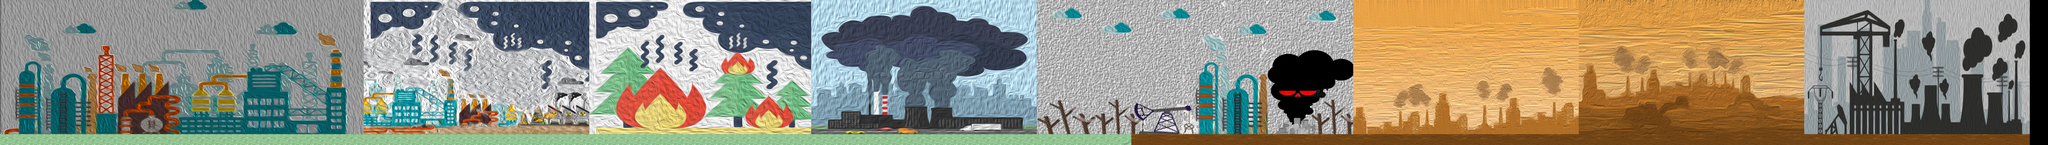

A level layout from a 2D game, rendered from its tile map. Below: a short description, then the map file with tile-grid data replaced by summaries:
An orthogonal 563x40 tile map with 32x32 px tiles, 2 tile layers (layer1, layer2), 11 tilesets.

<map version="1.2" tiledversion="1.3.3" orientation="orthogonal" renderorder="right-down" width="563" height="40" tilewidth="32" tileheight="32" infinite="0" nextlayerid="5" nextobjectid="1">
 <tileset firstgid="1" source="bg1.tsx" />
 <tileset firstgid="4001" source="bg2.tsx" />
 <tileset firstgid="7481" source="bg3.tsx" />
 <tileset firstgid="9961" source="bg4.tsx" />
 <tileset firstgid="12441" source="ground.tsx" />
 <tileset firstgid="12457" source="bg7.tsx" />
 <tileset firstgid="14937" source="bg9.tsx" />
 <tileset firstgid="17417" source="bg5.tsx" />
 <tileset firstgid="19897" source="bg6.tsx" />
 <tileset firstgid="22377" source="bg10.tsx" />
 <tileset firstgid="24857" source="ground.tsx" />
 <layer id="1" name="layer1" width="563" height="40">
  <data>[22520 cells, 22320 non-empty, 22320 distinct tile ids]</data>
 </layer>
 <layer id="4" name="layer2" width="563" height="40">
  <data>[22520 cells, 1674 non-empty, 37 distinct tile ids]</data>
 </layer>
</map>